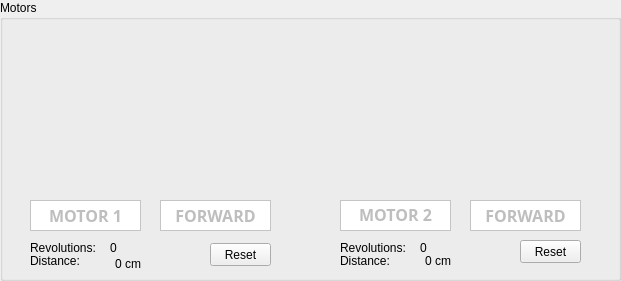
  <widget class="QGroupBox" name="groupBoxMotor" >
   <property name="geometry" >
    <rect>
     <x>10</x>
     <y>680</y>
     <width>621</width>
     <height>281</height>
    </rect>
   </property>
   <property name="title" >
    <string>Motors</string>
   </property>
   <widget class="QwtPlot" name="qwtPlotCurrent1" >
    <property name="geometry" >
     <rect>
      <x>30</x>
      <y>20</y>
      <width>241</width>
      <height>181</height>
     </rect>
    </property>
   </widget>
   <widget class="QLabel" name="textLabel2_6" >
    <property name="geometry" >
     <rect>
      <x>340</x>
      <y>250</y>
      <width>53</width>
      <height>21</height>
     </rect>
    </property>
    <property name="text" >
     <string>Distance:</string>
    </property>
   </widget>
   <widget class="QLabel" name="textLabel2_7" >
    <property name="geometry" >
     <rect>
      <x>340</x>
      <y>240</y>
      <width>71</width>
      <height>16</height>
     </rect>
    </property>
    <property name="text" >
     <string>Revolutions:</string>
    </property>
   </widget>
   <widget class="QPushButton" name="btnResetMovement1" >
    <property name="geometry" >
     <rect>
      <x>210</x>
      <y>243</y>
      <width>61</width>
      <height>23</height>
     </rect>
    </property>
    <property name="text" >
     <string>Reset</string>
    </property>
   </widget>
   <widget class="QLabel" name="labelDrivenDistance1" >
    <property name="geometry" >
     <rect>
      <x>90</x>
      <y>253</y>
      <width>51</width>
      <height>21</height>
     </rect>
    </property>
    <property name="text" >
     <string>0 cm</string>
    </property>
    <property name="alignment" >
     <set>Qt::AlignRight|Qt::AlignTrailing|Qt::AlignVCenter</set>
    </property>
   </widget>
   <widget class="QLabel" name="labelDrivenDistance2" >
    <property name="geometry" >
     <rect>
      <x>400</x>
      <y>250</y>
      <width>51</width>
      <height>21</height>
     </rect>
    </property>
    <property name="text" >
     <string>0 cm</string>
    </property>
    <property name="alignment" >
     <set>Qt::AlignRight|Qt::AlignTrailing|Qt::AlignVCenter</set>
    </property>
   </widget>
   <widget class="QLabel" name="textLabel1_2" >
    <property name="geometry" >
     <rect>
      <x>30</x>
      <y>240</y>
      <width>71</width>
      <height>16</height>
     </rect>
    </property>
    <property name="text" >
     <string>Revolutions:</string>
    </property>
   </widget>
   <widget class="QFrame" name="frameDirection2" >
    <property name="geometry" >
     <rect>
      <x>470</x>
      <y>200</y>
      <width>111</width>
      <height>31</height>
     </rect>
    </property>
    <property name="palette" >
     <palette>
      <active>
       <colorrole role="Window" >
        <brush brushstyle="SolidPattern" >
         <color alpha="255" >
          <red>255</red>
          <green>255</green>
          <blue>255</blue>
         </color>
        </brush>
       </colorrole>
      </active>
      <inactive>
       <colorrole role="Window" >
        <brush brushstyle="SolidPattern" >
         <color alpha="255" >
          <red>255</red>
          <green>255</green>
          <blue>255</blue>
         </color>
        </brush>
       </colorrole>
      </inactive>
      <disabled>
       <colorrole role="Window" >
        <brush brushstyle="SolidPattern" >
         <color alpha="255" >
          <red>255</red>
          <green>255</green>
          <blue>255</blue>
         </color>
        </brush>
       </colorrole>
      </disabled>
     </palette>
    </property>
    <property name="autoFillBackground" >
     <bool>true</bool>
    </property>
    <property name="frameShape" >
     <enum>QFrame::StyledPanel</enum>
    </property>
    <property name="frameShadow" >
     <enum>QFrame::Raised</enum>
    </property>
    <widget class="QLabel" name="lblDirection2" >
     <property name="enabled" >
      <bool>false</bool>
     </property>
     <property name="geometry" >
      <rect>
       <x>10</x>
       <y>0</y>
       <width>91</width>
       <height>31</height>
      </rect>
     </property>
     <property name="font" >
      <font>
       <family>Sans Serif</family>
       <pointsize>12</pointsize>
       <weight>75</weight>
       <italic>false</italic>
       <bold>true</bold>
       <underline>false</underline>
       <strikeout>false</strikeout>
      </font>
     </property>
     <property name="text" >
      <string>FORWARD</string>
     </property>
     <property name="alignment" >
      <set>Qt::AlignCenter</set>
     </property>
     <property name="wordWrap" >
      <bool>true</bool>
     </property>
    </widget>
   </widget>
   <widget class="QPushButton" name="btnResetMovement2" >
    <property name="geometry" >
     <rect>
      <x>520</x>
      <y>240</y>
      <width>61</width>
      <height>23</height>
     </rect>
    </property>
    <property name="text" >
     <string>Reset</string>
    </property>
   </widget>
   <widget class="QFrame" name="frameDirection1" >
    <property name="geometry" >
     <rect>
      <x>160</x>
      <y>200</y>
      <width>111</width>
      <height>31</height>
     </rect>
    </property>
    <property name="palette" >
     <palette>
      <active>
       <colorrole role="Window" >
        <brush brushstyle="SolidPattern" >
         <color alpha="255" >
          <red>255</red>
          <green>255</green>
          <blue>255</blue>
         </color>
        </brush>
       </colorrole>
      </active>
      <inactive>
       <colorrole role="Window" >
        <brush brushstyle="SolidPattern" >
         <color alpha="255" >
          <red>255</red>
          <green>255</green>
          <blue>255</blue>
         </color>
        </brush>
       </colorrole>
      </inactive>
      <disabled>
       <colorrole role="Window" >
        <brush brushstyle="SolidPattern" >
         <color alpha="255" >
          <red>255</red>
          <green>255</green>
          <blue>255</blue>
         </color>
        </brush>
       </colorrole>
      </disabled>
     </palette>
    </property>
    <property name="autoFillBackground" >
     <bool>true</bool>
    </property>
    <property name="frameShape" >
     <enum>QFrame::StyledPanel</enum>
    </property>
    <property name="frameShadow" >
     <enum>QFrame::Raised</enum>
    </property>
    <widget class="QLabel" name="lblDirection1" >
     <property name="enabled" >
      <bool>false</bool>
     </property>
     <property name="geometry" >
      <rect>
       <x>10</x>
       <y>0</y>
       <width>91</width>
       <height>31</height>
      </rect>
     </property>
     <property name="font" >
      <font>
       <family>Sans Serif</family>
       <pointsize>12</pointsize>
       <weight>75</weight>
       <italic>false</italic>
       <bold>true</bold>
       <underline>false</underline>
       <strikeout>false</strikeout>
      </font>
     </property>
     <property name="text" >
      <string>FORWARD</string>
     </property>
     <property name="alignment" >
      <set>Qt::AlignCenter</set>
     </property>
     <property name="wordWrap" >
      <bool>true</bool>
     </property>
    </widget>
   </widget>
   <widget class="QLabel" name="textLabel1" >
    <property name="geometry" >
     <rect>
      <x>30</x>
      <y>253</y>
      <width>53</width>
      <height>16</height>
     </rect>
    </property>
    <property name="text" >
     <string>Distance:</string>
    </property>
   </widget>
   <widget class="QFrame" name="framePower1" >
    <property name="geometry" >
     <rect>
      <x>30</x>
      <y>200</y>
      <width>111</width>
      <height>31</height>
     </rect>
    </property>
    <property name="palette" >
     <palette>
      <active>
       <colorrole role="Window" >
        <brush brushstyle="SolidPattern" >
         <color alpha="255" >
          <red>255</red>
          <green>255</green>
          <blue>255</blue>
         </color>
        </brush>
       </colorrole>
      </active>
      <inactive>
       <colorrole role="Window" >
        <brush brushstyle="SolidPattern" >
         <color alpha="255" >
          <red>255</red>
          <green>255</green>
          <blue>255</blue>
         </color>
        </brush>
       </colorrole>
      </inactive>
      <disabled>
       <colorrole role="Window" >
        <brush brushstyle="SolidPattern" >
         <color alpha="255" >
          <red>255</red>
          <green>255</green>
          <blue>255</blue>
         </color>
        </brush>
       </colorrole>
      </disabled>
     </palette>
    </property>
    <property name="autoFillBackground" >
     <bool>true</bool>
    </property>
    <property name="frameShape" >
     <enum>QFrame::StyledPanel</enum>
    </property>
    <property name="frameShadow" >
     <enum>QFrame::Raised</enum>
    </property>
    <widget class="QLabel" name="lblPower1" >
     <property name="enabled" >
      <bool>false</bool>
     </property>
     <property name="geometry" >
      <rect>
       <x>10</x>
       <y>0</y>
       <width>91</width>
       <height>31</height>
      </rect>
     </property>
     <property name="font" >
      <font>
       <family>Sans Serif</family>
       <pointsize>12</pointsize>
       <weight>75</weight>
       <italic>false</italic>
       <bold>true</bold>
       <underline>false</underline>
       <strikeout>false</strikeout>
      </font>
     </property>
     <property name="text" >
      <string>MOTOR 1</string>
     </property>
     <property name="alignment" >
      <set>Qt::AlignCenter</set>
     </property>
    </widget>
   </widget>
   <widget class="QwtPlot" name="qwtPlotCurrent2" >
    <property name="geometry" >
     <rect>
      <x>340</x>
      <y>20</y>
      <width>241</width>
      <height>181</height>
     </rect>
    </property>
   </widget>
   <widget class="QFrame" name="framePower2" >
    <property name="geometry" >
     <rect>
      <x>340</x>
      <y>200</y>
      <width>111</width>
      <height>31</height>
     </rect>
    </property>
    <property name="palette" >
     <palette>
      <active>
       <colorrole role="Window" >
        <brush brushstyle="SolidPattern" >
         <color alpha="255" >
          <red>255</red>
          <green>255</green>
          <blue>255</blue>
         </color>
        </brush>
       </colorrole>
      </active>
      <inactive>
       <colorrole role="Window" >
        <brush brushstyle="SolidPattern" >
         <color alpha="255" >
          <red>255</red>
          <green>255</green>
          <blue>255</blue>
         </color>
        </brush>
       </colorrole>
      </inactive>
      <disabled>
       <colorrole role="Window" >
        <brush brushstyle="SolidPattern" >
         <color alpha="255" >
          <red>255</red>
          <green>255</green>
          <blue>255</blue>
         </color>
        </brush>
       </colorrole>
      </disabled>
     </palette>
    </property>
    <property name="autoFillBackground" >
     <bool>true</bool>
    </property>
    <property name="frameShape" >
     <enum>QFrame::StyledPanel</enum>
    </property>
    <property name="frameShadow" >
     <enum>QFrame::Raised</enum>
    </property>
    <widget class="QLabel" name="lblPower2" >
     <property name="enabled" >
      <bool>false</bool>
     </property>
     <property name="geometry" >
      <rect>
       <x>10</x>
       <y>-1</y>
       <width>91</width>
       <height>31</height>
      </rect>
     </property>
     <property name="font" >
      <font>
       <family>Sans Serif</family>
       <pointsize>12</pointsize>
       <weight>75</weight>
       <italic>false</italic>
       <bold>true</bold>
       <underline>false</underline>
       <strikeout>false</strikeout>
      </font>
     </property>
     <property name="text" >
      <string>MOTOR 2</string>
     </property>
     <property name="alignment" >
      <set>Qt::AlignCenter</set>
     </property>
    </widget>
   </widget>
   <widget class="QLabel" name="labelRevolutions2" >
    <property name="geometry" >
     <rect>
      <x>420</x>
      <y>240</y>
      <width>31</width>
      <height>16</height>
     </rect>
    </property>
    <property name="layoutDirection" >
     <enum>Qt::RightToLeft</enum>
    </property>
    <property name="text" >
     <string>0</string>
    </property>
   </widget>
   <widget class="QLabel" name="labelRevolutions1" >
    <property name="geometry" >
     <rect>
      <x>110</x>
      <y>240</y>
      <width>31</width>
      <height>16</height>
     </rect>
    </property>
    <property name="layoutDirection" >
     <enum>Qt::RightToLeft</enum>
    </property>
    <property name="text" >
     <string>0</string>
    </property>
   </widget>
  </widget>
